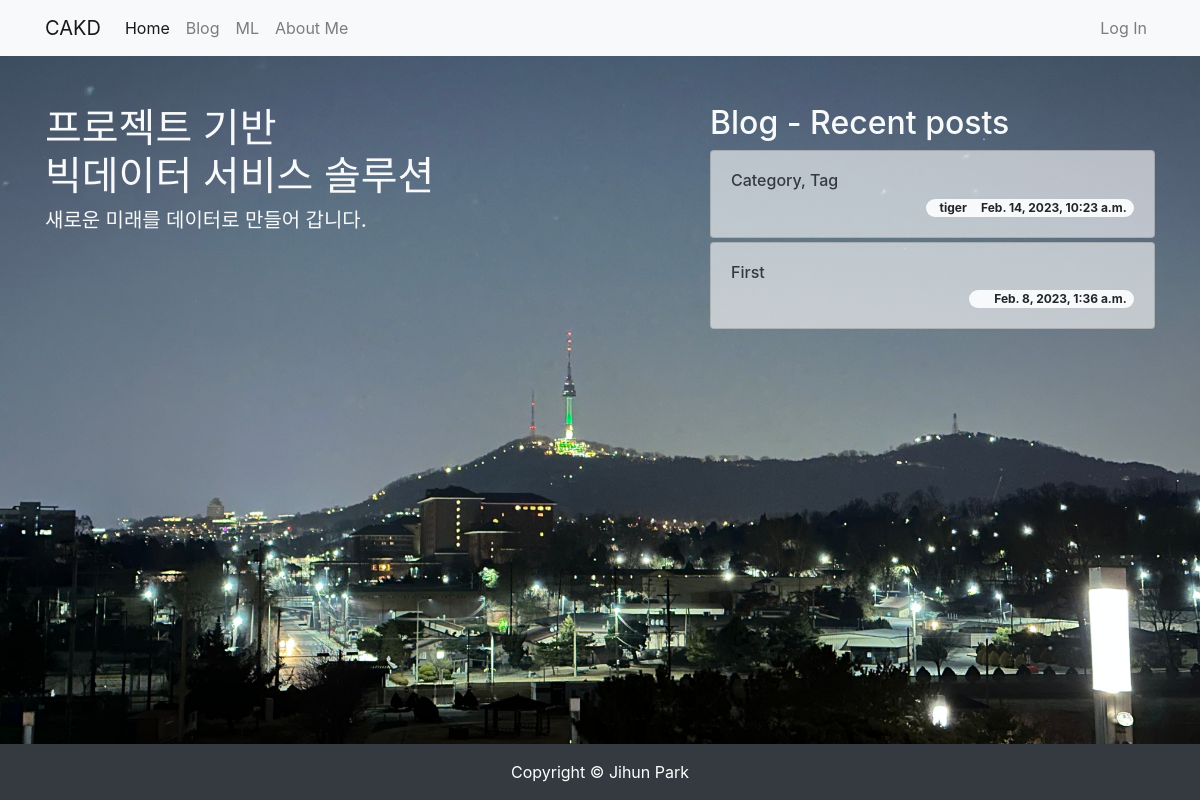
Before: / with the older database file.
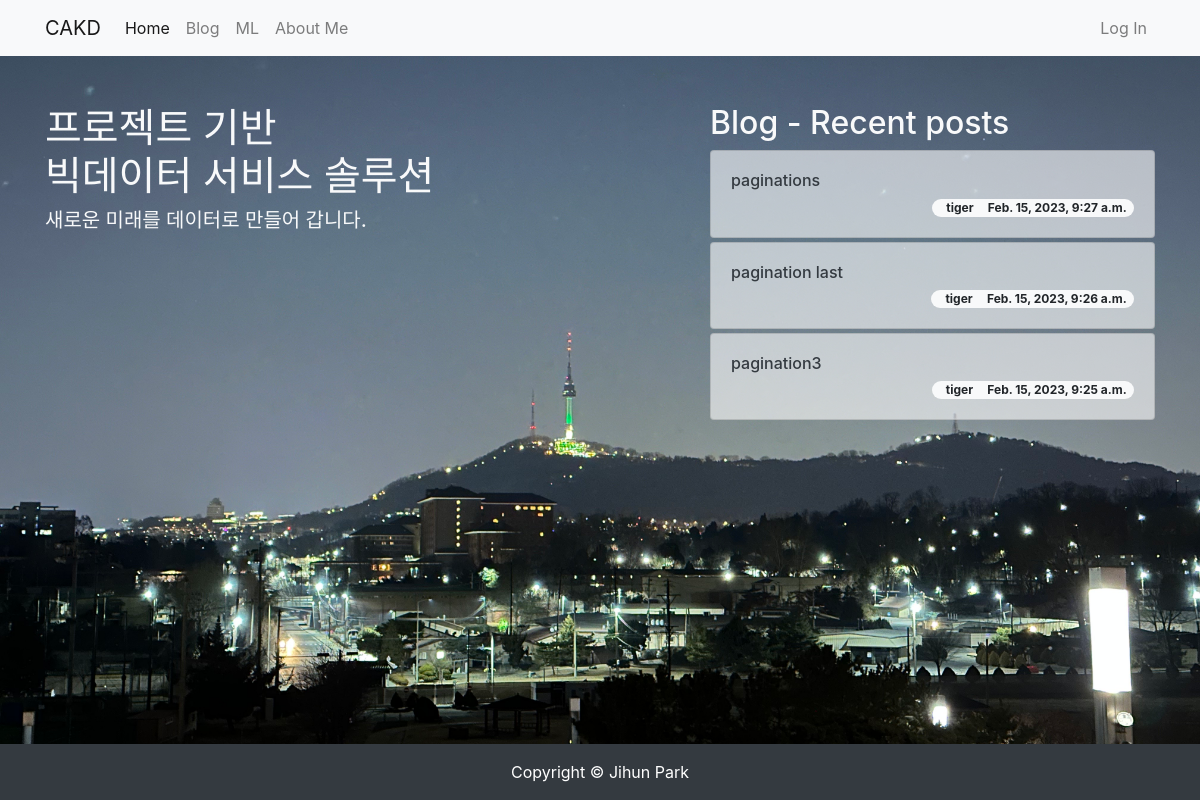
After: the same page with the newer database file.
### blog/models.py (models this page shows, shortened)
class Post(models.Model):
    title = models.CharField(max_length=30)
    hook_text = models.CharField(max_length=100, blank=True)
    content = models.TextField()
    head_image = models.ImageField(upload_to='blog/images/%Y/%m/%d/', blank=True)
    file_upload = models.FileField(upload_to='blog/files/%Y/%m/%d/', blank=True)
    created_at = models.DateTimeField(auto_now_add=True)
    updated_at = models.DateTimeField(auto_now=True)
    author = models.ForeignKey(User, null=True, on_delete=models.SET_NULL)
    category = models.ForeignKey(Category, null=True, blank=True, on_delete=models.SET_NULL)
    tags = models.ManyToManyField(Tag, blank=True)
    def get_absolute_url(self): # 객체의 상세 페이지로 이동할 수 있는 링크를 만들 수 있음. url 생성 규칙을 정의하는 메서드
        return f'/blog/{self.pk}/'

### homepage/views.py (the view)
# urls.py: path('', views.landing),
def landing(request):
    recent_posts = Post.objects.order_by('-pk')[:3]
    return render(
        request,
        'homepage/landing.html',
        {
            'recent_posts': recent_posts,
        }
    )

### homepage/templates/homepage/landing.html (shortened to what this page needs)
<!DOCTYPE html> {% load static %}
<html lang="en">
<head>
    <link rel="stylesheet" href="https://cdn.jsdelivr.net/npm/bootstrap@4.5.3/dist/css/bootstrap.min.css">
    <link rel="stylesheet" href="{% static 'homepage/css/landing.css' %}" media="screen">
</head>
<body>
    {% include 'blog/navbar.html' %}
    <section>
        <div class="container">
            <div class="row justify-content-between">
                <div class="col-lg-6 text-light">
                    <h1 class="mt-5"> 프로젝트 기반 <BR> 빅데이터 서비스 솔루션 </h1>
                    <h5>새로운 미래를 데이터로 만들어 갑니다.</h5>
                </div>
                <div class="col-lg-5 mt-5">
                    <h2 class="text-light">Blog - Recent posts</h2> {% for post in recent_posts %} <div
                        class="card mt-1">
                        <div class="card-body">
                            <h6><a href="{{ post.get_absolute_url }}"
                                    class="text-decoration-none text-dark">{{ post.title }}</a></h6>
                            <span class="badge badge-pill badge-light float-right">
                                {{ post.author.username }} &nbsp; &nbsp; {{ post.created_at }} </span>
                        </div>
                    </div> {% endfor %}
                </div>
            </div>
        </div>
    </section>
    <div class="fixed-bottom">
    <footer class="py-3 bg-dark">
        <div class="container">
            <p class="m-0 text-center text-white"> Copyright &copy; Jihun Park </p>
        </div>
    </footer>
    </div>
</body>
</html>

Changed rows visible on the page:
no longer on this page (row unchanged): Post: title "Category, Tag", author.username "tiger", created_at "Feb. 14, 2023, 10:23 a.m."
no longer on this page (row unchanged): Post: title "First", created_at "Feb. 8, 2023, 1:36 a.m."
added Post: title "paginations", author.username "tiger", created_at "Feb. 15, 2023, 9:27 a.m."
added Post: title "pagination last", author.username "tiger", created_at "Feb. 15, 2023, 9:26 a.m."
added Post: title "pagination3", author.username "tiger", created_at "Feb. 15, 2023, 9:25 a.m."
